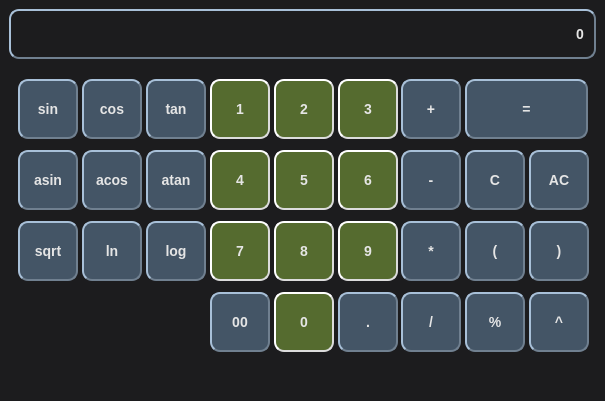
<?xml version="1.0" encoding="UTF-8"?>
<ui version="4.0">
 <class>View</class>
 <widget class="QMainWindow" name="View">
  <property name="geometry">
   <rect>
    <x>0</x>
    <y>0</y>
    <width>605</width>
    <height>401</height>
   </rect>
  </property>
  <property name="sizePolicy">
   <sizepolicy hsizetype="Fixed" vsizetype="Fixed">
    <horstretch>0</horstretch>
    <verstretch>0</verstretch>
   </sizepolicy>
  </property>
  <property name="minimumSize">
   <size>
    <width>600</width>
    <height>400</height>
   </size>
  </property>
  <property name="maximumSize">
   <size>
    <width>684</width>
    <height>412</height>
   </size>
  </property>
  <property name="windowTitle">
   <string>View</string>
  </property>
  <property name="styleSheet">
   <string notr="true">* {
	background-color: #1c1c1e; /* Темно-серый, ближе к черному */
	color: #e5e5e5; /* Светло-серый для текста */
	font-family: 'Open Sans';
}

QPushButton {
	background-color: #445566; /* Глубокий сине-серый */
    border-style: outset;
    border-width: 2px;
    border-radius: 10px;
    border-color: #708090; /* Стальной серый */
    font: bold 14px;
    padding: 6px;
}
QPushButton:hover {
	background-color: #567890; /* Насыщенный синий при наведении */
    border-style: inset;
}
QPushButton:pressed {
	background-color: #2a3b4c; /* Более темный синий при нажатии */
    border-style: inset;
}

QLineEdit{
	border-style: outset;
    border-width: 2px;
    border-radius: 10px;
    border-color: #708090; /* Стальной серый */
    font: bold 14px;
    padding: 6px;
}

#button_0, #button_1, #button_2, #button_3, #button_4, 
#button_5, #button_6, #button_7, #button_8, #button_9 {
    background-color: #556b2f; /* Темно-оливковый зеленый */
    border-style: outset;
    border-width: 2px;
    border-radius: 10px;
    border-color: #dcdcdc; /* Светло-серый */
    font: bold 14px;
    padding: 6px;
}

#button_0:hover, #button_1:hover, #button_2:hover, #button_3:hover, #button_4:hover, #button_5:hover, #button_6:hover, #button_7:hover, #button_8:hover, #button_9:hover {
    background-color: #6b8e23; /* Более яркий оливковый зеленый при наведении */
    border-style: inset;
}

#button_0:pressed, #button_1:pressed, #button_2:pressed, #button_3:pressed, #button_4:pressed, #button_5:pressed, #button_6:pressed, #button_7:pressed, #button_8:pressed, #button_9:pressed {
    background-color: #3b4b1e; /* Темно-зеленый при нажатии */
    border-style: inset;
}
</string>
  </property>
  <widget class="QWidget" name="centralwidget">
   <layout class="QVBoxLayout" name="verticalLayout">
    <item>
     <widget class="QLineEdit" name="input">
      <property name="sizePolicy">
       <sizepolicy hsizetype="MinimumExpanding" vsizetype="Fixed">
        <horstretch>0</horstretch>
        <verstretch>0</verstretch>
       </sizepolicy>
      </property>
      <property name="minimumSize">
       <size>
        <width>500</width>
        <height>50</height>
       </size>
      </property>
      <property name="maximumSize">
       <size>
        <width>16777215</width>
        <height>50</height>
       </size>
      </property>
      <property name="styleSheet">
       <string notr="true"/>
      </property>
      <property name="text">
       <string>0</string>
      </property>
      <property name="maxLength">
       <number>255</number>
      </property>
      <property name="alignment">
       <set>Qt::AlignRight|Qt::AlignTrailing|Qt::AlignVCenter</set>
      </property>
     </widget>
    </item>
    <item>
     <widget class="QFrame" name="frame">
      <property name="sizePolicy">
       <sizepolicy hsizetype="Preferred" vsizetype="Preferred">
        <horstretch>0</horstretch>
        <verstretch>0</verstretch>
       </sizepolicy>
      </property>
      <property name="styleSheet">
       <string notr="true"/>
      </property>
      <layout class="QGridLayout" name="gridLayout">
       <item row="0" column="11">
        <widget class="QPushButton" name="button_equal">
         <property name="sizePolicy">
          <sizepolicy hsizetype="Fixed" vsizetype="Fixed">
           <horstretch>0</horstretch>
           <verstretch>0</verstretch>
          </sizepolicy>
         </property>
         <property name="minimumSize">
          <size>
           <width>123</width>
           <height>60</height>
          </size>
         </property>
         <property name="maximumSize">
          <size>
           <width>123</width>
           <height>60</height>
          </size>
         </property>
         <property name="styleSheet">
          <string notr="true"/>
         </property>
         <property name="text">
          <string>=</string>
         </property>
        </widget>
       </item>
       <item row="2" column="5">
        <widget class="QPushButton" name="button_log">
         <property name="sizePolicy">
          <sizepolicy hsizetype="Fixed" vsizetype="Fixed">
           <horstretch>0</horstretch>
           <verstretch>0</verstretch>
          </sizepolicy>
         </property>
         <property name="minimumSize">
          <size>
           <width>60</width>
           <height>60</height>
          </size>
         </property>
         <property name="maximumSize">
          <size>
           <width>60</width>
           <height>60</height>
          </size>
         </property>
         <property name="styleSheet">
          <string notr="true"/>
         </property>
         <property name="text">
          <string>log</string>
         </property>
         <attribute name="buttonGroup">
          <string notr="true">input_buttons</string>
         </attribute>
        </widget>
       </item>
       <item row="0" column="6">
        <widget class="QPushButton" name="button_1">
         <property name="sizePolicy">
          <sizepolicy hsizetype="Fixed" vsizetype="Fixed">
           <horstretch>0</horstretch>
           <verstretch>0</verstretch>
          </sizepolicy>
         </property>
         <property name="minimumSize">
          <size>
           <width>60</width>
           <height>60</height>
          </size>
         </property>
         <property name="maximumSize">
          <size>
           <width>60</width>
           <height>60</height>
          </size>
         </property>
         <property name="styleSheet">
          <string notr="true"/>
         </property>
         <property name="text">
          <string>1</string>
         </property>
         <attribute name="buttonGroup">
          <string notr="true">input_buttons</string>
         </attribute>
        </widget>
       </item>
       <item row="1" column="3">
        <widget class="QPushButton" name="button_asin">
         <property name="sizePolicy">
          <sizepolicy hsizetype="Fixed" vsizetype="Fixed">
           <horstretch>0</horstretch>
           <verstretch>0</verstretch>
          </sizepolicy>
         </property>
         <property name="minimumSize">
          <size>
           <width>60</width>
           <height>60</height>
          </size>
         </property>
         <property name="maximumSize">
          <size>
           <width>60</width>
           <height>60</height>
          </size>
         </property>
         <property name="styleSheet">
          <string notr="true"/>
         </property>
         <property name="text">
          <string>asin</string>
         </property>
         <attribute name="buttonGroup">
          <string notr="true">input_buttons</string>
         </attribute>
        </widget>
       </item>
       <item row="0" column="7">
        <widget class="QPushButton" name="button_2">
         <property name="sizePolicy">
          <sizepolicy hsizetype="Fixed" vsizetype="Fixed">
           <horstretch>0</horstretch>
           <verstretch>0</verstretch>
          </sizepolicy>
         </property>
         <property name="minimumSize">
          <size>
           <width>60</width>
           <height>60</height>
          </size>
         </property>
         <property name="maximumSize">
          <size>
           <width>60</width>
           <height>60</height>
          </size>
         </property>
         <property name="styleSheet">
          <string notr="true"/>
         </property>
         <property name="text">
          <string>2</string>
         </property>
         <attribute name="buttonGroup">
          <string notr="true">input_buttons</string>
         </attribute>
        </widget>
       </item>
       <item row="2" column="12">
        <widget class="QPushButton" name="button_rigth_bracket">
         <property name="sizePolicy">
          <sizepolicy hsizetype="Fixed" vsizetype="Fixed">
           <horstretch>0</horstretch>
           <verstretch>0</verstretch>
          </sizepolicy>
         </property>
         <property name="minimumSize">
          <size>
           <width>60</width>
           <height>60</height>
          </size>
         </property>
         <property name="maximumSize">
          <size>
           <width>60</width>
           <height>60</height>
          </size>
         </property>
         <property name="styleSheet">
          <string notr="true"/>
         </property>
         <property name="text">
          <string>)</string>
         </property>
         <attribute name="buttonGroup">
          <string notr="true">input_buttons</string>
         </attribute>
        </widget>
       </item>
       <item row="1" column="5">
        <widget class="QPushButton" name="button_atan">
         <property name="sizePolicy">
          <sizepolicy hsizetype="Fixed" vsizetype="Fixed">
           <horstretch>0</horstretch>
           <verstretch>0</verstretch>
          </sizepolicy>
         </property>
         <property name="minimumSize">
          <size>
           <width>60</width>
           <height>60</height>
          </size>
         </property>
         <property name="maximumSize">
          <size>
           <width>60</width>
           <height>60</height>
          </size>
         </property>
         <property name="styleSheet">
          <string notr="true"/>
         </property>
         <property name="text">
          <string>atan</string>
         </property>
         <attribute name="buttonGroup">
          <string notr="true">input_buttons</string>
         </attribute>
        </widget>
       </item>
       <item row="1" column="8">
        <widget class="QPushButton" name="button_6">
         <property name="sizePolicy">
          <sizepolicy hsizetype="Fixed" vsizetype="Fixed">
           <horstretch>0</horstretch>
           <verstretch>0</verstretch>
          </sizepolicy>
         </property>
         <property name="minimumSize">
          <size>
           <width>60</width>
           <height>60</height>
          </size>
         </property>
         <property name="maximumSize">
          <size>
           <width>60</width>
           <height>60</height>
          </size>
         </property>
         <property name="styleSheet">
          <string notr="true"/>
         </property>
         <property name="text">
          <string>6</string>
         </property>
         <attribute name="buttonGroup">
          <string notr="true">input_buttons</string>
         </attribute>
        </widget>
       </item>
       <item row="0" column="10">
        <widget class="QPushButton" name="button_plus">
         <property name="sizePolicy">
          <sizepolicy hsizetype="Fixed" vsizetype="Fixed">
           <horstretch>0</horstretch>
           <verstretch>0</verstretch>
          </sizepolicy>
         </property>
         <property name="minimumSize">
          <size>
           <width>60</width>
           <height>60</height>
          </size>
         </property>
         <property name="maximumSize">
          <size>
           <width>60</width>
           <height>60</height>
          </size>
         </property>
         <property name="styleSheet">
          <string notr="true"/>
         </property>
         <property name="text">
          <string>+</string>
         </property>
         <attribute name="buttonGroup">
          <string notr="true">input_buttons</string>
         </attribute>
        </widget>
       </item>
       <item row="1" column="6">
        <widget class="QPushButton" name="button_4">
         <property name="sizePolicy">
          <sizepolicy hsizetype="Fixed" vsizetype="Fixed">
           <horstretch>0</horstretch>
           <verstretch>0</verstretch>
          </sizepolicy>
         </property>
         <property name="minimumSize">
          <size>
           <width>60</width>
           <height>60</height>
          </size>
         </property>
         <property name="maximumSize">
          <size>
           <width>60</width>
           <height>60</height>
          </size>
         </property>
         <property name="styleSheet">
          <string notr="true"/>
         </property>
         <property name="text">
          <string>4</string>
         </property>
         <attribute name="buttonGroup">
          <string notr="true">input_buttons</string>
         </attribute>
        </widget>
       </item>
       <item row="1" column="12">
        <widget class="QPushButton" name="button_ac">
         <property name="sizePolicy">
          <sizepolicy hsizetype="Fixed" vsizetype="Fixed">
           <horstretch>0</horstretch>
           <verstretch>0</verstretch>
          </sizepolicy>
         </property>
         <property name="minimumSize">
          <size>
           <width>60</width>
           <height>60</height>
          </size>
         </property>
         <property name="maximumSize">
          <size>
           <width>60</width>
           <height>60</height>
          </size>
         </property>
         <property name="styleSheet">
          <string notr="true"/>
         </property>
         <property name="text">
          <string>AC</string>
         </property>
        </widget>
       </item>
       <item row="2" column="10">
        <widget class="QPushButton" name="button_mult">
         <property name="sizePolicy">
          <sizepolicy hsizetype="Fixed" vsizetype="Fixed">
           <horstretch>0</horstretch>
           <verstretch>0</verstretch>
          </sizepolicy>
         </property>
         <property name="minimumSize">
          <size>
           <width>60</width>
           <height>60</height>
          </size>
         </property>
         <property name="maximumSize">
          <size>
           <width>60</width>
           <height>60</height>
          </size>
         </property>
         <property name="styleSheet">
          <string notr="true"/>
         </property>
         <property name="text">
          <string>*</string>
         </property>
         <attribute name="buttonGroup">
          <string notr="true">input_buttons</string>
         </attribute>
        </widget>
       </item>
       <item row="3" column="6">
        <widget class="QPushButton" name="button_00">
         <property name="sizePolicy">
          <sizepolicy hsizetype="Fixed" vsizetype="Fixed">
           <horstretch>0</horstretch>
           <verstretch>0</verstretch>
          </sizepolicy>
         </property>
         <property name="minimumSize">
          <size>
           <width>60</width>
           <height>60</height>
          </size>
         </property>
         <property name="maximumSize">
          <size>
           <width>60</width>
           <height>60</height>
          </size>
         </property>
         <property name="styleSheet">
          <string notr="true"/>
         </property>
         <property name="text">
          <string>00</string>
         </property>
         <attribute name="buttonGroup">
          <string notr="true">input_buttons</string>
         </attribute>
        </widget>
       </item>
       <item row="0" column="8">
        <widget class="QPushButton" name="button_3">
         <property name="sizePolicy">
          <sizepolicy hsizetype="Fixed" vsizetype="Fixed">
           <horstretch>0</horstretch>
           <verstretch>0</verstretch>
          </sizepolicy>
         </property>
         <property name="minimumSize">
          <size>
           <width>60</width>
           <height>60</height>
          </size>
         </property>
         <property name="maximumSize">
          <size>
           <width>60</width>
           <height>60</height>
          </size>
         </property>
         <property name="styleSheet">
          <string notr="true"/>
         </property>
         <property name="text">
          <string>3</string>
         </property>
         <attribute name="buttonGroup">
          <string notr="true">input_buttons</string>
         </attribute>
        </widget>
       </item>
       <item row="3" column="10">
        <widget class="QPushButton" name="button_div">
         <property name="sizePolicy">
          <sizepolicy hsizetype="Fixed" vsizetype="Fixed">
           <horstretch>0</horstretch>
           <verstretch>0</verstretch>
          </sizepolicy>
         </property>
         <property name="minimumSize">
          <size>
           <width>60</width>
           <height>60</height>
          </size>
         </property>
         <property name="maximumSize">
          <size>
           <width>60</width>
           <height>60</height>
          </size>
         </property>
         <property name="styleSheet">
          <string notr="true"/>
         </property>
         <property name="text">
          <string>/</string>
         </property>
         <attribute name="buttonGroup">
          <string notr="true">input_buttons</string>
         </attribute>
        </widget>
       </item>
       <item row="3" column="7">
        <widget class="QPushButton" name="button_0">
         <property name="sizePolicy">
          <sizepolicy hsizetype="Fixed" vsizetype="Fixed">
           <horstretch>0</horstretch>
           <verstretch>0</verstretch>
          </sizepolicy>
         </property>
         <property name="minimumSize">
          <size>
           <width>60</width>
           <height>60</height>
          </size>
         </property>
         <property name="maximumSize">
          <size>
           <width>60</width>
           <height>60</height>
          </size>
         </property>
         <property name="styleSheet">
          <string notr="true"/>
         </property>
         <property name="text">
          <string>0</string>
         </property>
         <attribute name="buttonGroup">
          <string notr="true">input_buttons</string>
         </attribute>
        </widget>
       </item>
       <item row="3" column="12">
        <widget class="QPushButton" name="button_pow">
         <property name="sizePolicy">
          <sizepolicy hsizetype="Fixed" vsizetype="Fixed">
           <horstretch>0</horstretch>
           <verstretch>0</verstretch>
          </sizepolicy>
         </property>
         <property name="minimumSize">
          <size>
           <width>60</width>
           <height>60</height>
          </size>
         </property>
         <property name="maximumSize">
          <size>
           <width>60</width>
           <height>60</height>
          </size>
         </property>
         <property name="styleSheet">
          <string notr="true"/>
         </property>
         <property name="text">
          <string>^</string>
         </property>
         <attribute name="buttonGroup">
          <string notr="true">input_buttons</string>
         </attribute>
        </widget>
       </item>
       <item row="2" column="4">
        <widget class="QPushButton" name="button_ln">
         <property name="sizePolicy">
          <sizepolicy hsizetype="Fixed" vsizetype="Fixed">
           <horstretch>0</horstretch>
           <verstretch>0</verstretch>
          </sizepolicy>
         </property>
         <property name="minimumSize">
          <size>
           <width>60</width>
           <height>60</height>
          </size>
         </property>
         <property name="maximumSize">
          <size>
           <width>60</width>
           <height>60</height>
          </size>
         </property>
         <property name="styleSheet">
          <string notr="true"/>
         </property>
         <property name="text">
          <string>ln</string>
         </property>
         <attribute name="buttonGroup">
          <string notr="true">input_buttons</string>
         </attribute>
        </widget>
       </item>
       <item row="0" column="3">
        <widget class="QPushButton" name="button_sin">
         <property name="sizePolicy">
          <sizepolicy hsizetype="Fixed" vsizetype="Fixed">
           <horstretch>0</horstretch>
           <verstretch>0</verstretch>
          </sizepolicy>
         </property>
         <property name="minimumSize">
          <size>
           <width>60</width>
           <height>60</height>
          </size>
         </property>
         <property name="maximumSize">
          <size>
           <width>60</width>
           <height>60</height>
          </size>
         </property>
         <property name="styleSheet">
          <string notr="true"/>
         </property>
         <property name="text">
          <string>sin</string>
         </property>
         <attribute name="buttonGroup">
          <string notr="true">input_buttons</string>
         </attribute>
        </widget>
       </item>
       <item row="2" column="8">
        <widget class="QPushButton" name="button_9">
         <property name="sizePolicy">
          <sizepolicy hsizetype="Fixed" vsizetype="Fixed">
           <horstretch>0</horstretch>
           <verstretch>0</verstretch>
          </sizepolicy>
         </property>
         <property name="minimumSize">
          <size>
           <width>60</width>
           <height>60</height>
          </size>
         </property>
         <property name="maximumSize">
          <size>
           <width>60</width>
           <height>60</height>
          </size>
         </property>
         <property name="styleSheet">
          <string notr="true"/>
         </property>
         <property name="text">
          <string>9</string>
         </property>
         <attribute name="buttonGroup">
          <string notr="true">input_buttons</string>
         </attribute>
        </widget>
       </item>
       <item row="2" column="11">
        <widget class="QPushButton" name="button_left_bracket">
         <property name="sizePolicy">
          <sizepolicy hsizetype="Fixed" vsizetype="Fixed">
           <horstretch>0</horstretch>
           <verstretch>0</verstretch>
          </sizepolicy>
         </property>
         <property name="minimumSize">
          <size>
           <width>60</width>
           <height>60</height>
          </size>
         </property>
         <property name="maximumSize">
          <size>
           <width>60</width>
           <height>60</height>
          </size>
         </property>
         <property name="styleSheet">
          <string notr="true"/>
         </property>
         <property name="text">
          <string>(</string>
         </property>
         <attribute name="buttonGroup">
          <string notr="true">input_buttons</string>
         </attribute>
        </widget>
       </item>
       <item row="2" column="7">
        <widget class="QPushButton" name="button_8">
         <property name="sizePolicy">
          <sizepolicy hsizetype="Fixed" vsizetype="Fixed">
           <horstretch>0</horstretch>
           <verstretch>0</verstretch>
          </sizepolicy>
         </property>
         <property name="minimumSize">
          <size>
           <width>60</width>
           <height>60</height>
          </size>
         </property>
         <property name="maximumSize">
          <size>
           <width>60</width>
           <height>60</height>
          </size>
         </property>
         <property name="styleSheet">
          <string notr="true"/>
         </property>
         <property name="text">
          <string>8</string>
         </property>
         <attribute name="buttonGroup">
          <string notr="true">input_buttons</string>
         </attribute>
        </widget>
       </item>
       <item row="0" column="4">
        <widget class="QPushButton" name="button_cos">
         <property name="sizePolicy">
          <sizepolicy hsizetype="Fixed" vsizetype="Fixed">
           <horstretch>0</horstretch>
           <verstretch>0</verstretch>
          </sizepolicy>
         </property>
         <property name="minimumSize">
          <size>
           <width>60</width>
           <height>60</height>
          </size>
         </property>
         <property name="maximumSize">
          <size>
           <width>60</width>
           <height>60</height>
          </size>
         </property>
         <property name="styleSheet">
          <string notr="true"/>
         </property>
         <property name="text">
          <string>cos</string>
         </property>
         <attribute name="buttonGroup">
          <string notr="true">input_buttons</string>
         </attribute>
        </widget>
       </item>
       <item row="0" column="5">
        <widget class="QPushButton" name="button_tan">
         <property name="sizePolicy">
          <sizepolicy hsizetype="Fixed" vsizetype="Fixed">
           <horstretch>0</horstretch>
           <verstretch>0</verstretch>
          </sizepolicy>
         </property>
         <property name="minimumSize">
          <size>
           <width>60</width>
           <height>60</height>
          </size>
         </property>
         <property name="maximumSize">
          <size>
           <width>60</width>
           <height>60</height>
          </size>
         </property>
         <property name="styleSheet">
          <string notr="true"/>
         </property>
         <property name="text">
          <string>tan</string>
         </property>
         <attribute name="buttonGroup">
          <string notr="true">input_buttons</string>
         </attribute>
        </widget>
       </item>
       <item row="1" column="10">
        <widget class="QPushButton" name="button_minus">
         <property name="sizePolicy">
          <sizepolicy hsizetype="Fixed" vsizetype="Fixed">
           <horstretch>0</horstretch>
           <verstretch>0</verstretch>
          </sizepolicy>
         </property>
         <property name="minimumSize">
          <size>
           <width>60</width>
           <height>60</height>
          </size>
         </property>
         <property name="maximumSize">
          <size>
           <width>60</width>
           <height>60</height>
          </size>
         </property>
         <property name="styleSheet">
          <string notr="true"/>
         </property>
         <property name="text">
          <string>-</string>
         </property>
         <attribute name="buttonGroup">
          <string notr="true">input_buttons</string>
         </attribute>
        </widget>
       </item>
       <item row="1" column="11">
        <widget class="QPushButton" name="button_c">
         <property name="sizePolicy">
          <sizepolicy hsizetype="Fixed" vsizetype="Fixed">
           <horstretch>0</horstretch>
           <verstretch>0</verstretch>
          </sizepolicy>
         </property>
         <property name="minimumSize">
          <size>
           <width>60</width>
           <height>60</height>
          </size>
         </property>
         <property name="maximumSize">
          <size>
           <width>60</width>
           <height>60</height>
          </size>
         </property>
         <property name="styleSheet">
          <string notr="true"/>
         </property>
         <property name="text">
          <string>C</string>
         </property>
        </widget>
       </item>
       <item row="1" column="4">
        <widget class="QPushButton" name="button_acos">
         <property name="sizePolicy">
          <sizepolicy hsizetype="Fixed" vsizetype="Fixed">
           <horstretch>0</horstretch>
           <verstretch>0</verstretch>
          </sizepolicy>
         </property>
         <property name="minimumSize">
          <size>
           <width>60</width>
           <height>60</height>
          </size>
         </property>
         <property name="maximumSize">
          <size>
           <width>60</width>
           <height>60</height>
          </size>
         </property>
         <property name="styleSheet">
          <string notr="true"/>
         </property>
         <property name="text">
          <string>acos</string>
         </property>
         <attribute name="buttonGroup">
          <string notr="true">input_buttons</string>
         </attribute>
        </widget>
       </item>
       <item row="2" column="6">
        <widget class="QPushButton" name="button_7">
         <property name="sizePolicy">
          <sizepolicy hsizetype="Fixed" vsizetype="Fixed">
           <horstretch>0</horstretch>
           <verstretch>0</verstretch>
          </sizepolicy>
         </property>
         <property name="minimumSize">
          <size>
           <width>60</width>
           <height>60</height>
          </size>
         </property>
         <property name="maximumSize">
          <size>
           <width>60</width>
           <height>60</height>
          </size>
         </property>
         <property name="styleSheet">
          <string notr="true"/>
         </property>
         <property name="text">
          <string>7</string>
         </property>
         <attribute name="buttonGroup">
          <string notr="true">input_buttons</string>
         </attribute>
        </widget>
       </item>
       <item row="2" column="3">
        <widget class="QPushButton" name="button_sqrt">
         <property name="sizePolicy">
          <sizepolicy hsizetype="Fixed" vsizetype="Fixed">
           <horstretch>0</horstretch>
           <verstretch>0</verstretch>
          </sizepolicy>
         </property>
         <property name="minimumSize">
          <size>
           <width>60</width>
           <height>60</height>
          </size>
         </property>
         <property name="maximumSize">
          <size>
           <width>60</width>
           <height>60</height>
          </size>
         </property>
         <property name="styleSheet">
          <string notr="true"/>
         </property>
         <property name="text">
          <string>sqrt</string>
         </property>
         <attribute name="buttonGroup">
          <string notr="true">input_buttons</string>
         </attribute>
        </widget>
       </item>
       <item row="3" column="8">
        <widget class="QPushButton" name="button_dot">
         <property name="sizePolicy">
          <sizepolicy hsizetype="Fixed" vsizetype="Fixed">
           <horstretch>0</horstretch>
           <verstretch>0</verstretch>
          </sizepolicy>
         </property>
         <property name="minimumSize">
          <size>
           <width>60</width>
           <height>60</height>
          </size>
         </property>
         <property name="maximumSize">
          <size>
           <width>60</width>
           <height>60</height>
          </size>
         </property>
         <property name="styleSheet">
          <string notr="true"/>
         </property>
         <property name="text">
          <string>.</string>
         </property>
         <attribute name="buttonGroup">
          <string notr="true">input_buttons</string>
         </attribute>
        </widget>
       </item>
       <item row="3" column="11">
        <widget class="QPushButton" name="button_mod">
         <property name="sizePolicy">
          <sizepolicy hsizetype="Fixed" vsizetype="Fixed">
           <horstretch>0</horstretch>
           <verstretch>0</verstretch>
          </sizepolicy>
         </property>
         <property name="minimumSize">
          <size>
           <width>60</width>
           <height>60</height>
          </size>
         </property>
         <property name="maximumSize">
          <size>
           <width>60</width>
           <height>60</height>
          </size>
         </property>
         <property name="styleSheet">
          <string notr="true"/>
         </property>
         <property name="text">
          <string>%</string>
         </property>
         <attribute name="buttonGroup">
          <string notr="true">input_buttons</string>
         </attribute>
        </widget>
       </item>
       <item row="1" column="7">
        <widget class="QPushButton" name="button_5">
         <property name="sizePolicy">
          <sizepolicy hsizetype="Fixed" vsizetype="Fixed">
           <horstretch>0</horstretch>
           <verstretch>0</verstretch>
          </sizepolicy>
         </property>
         <property name="minimumSize">
          <size>
           <width>60</width>
           <height>60</height>
          </size>
         </property>
         <property name="maximumSize">
          <size>
           <width>60</width>
           <height>60</height>
          </size>
         </property>
         <property name="styleSheet">
          <string notr="true"/>
         </property>
         <property name="text">
          <string>5</string>
         </property>
         <attribute name="buttonGroup">
          <string notr="true">input_buttons</string>
         </attribute>
        </widget>
       </item>
      </layout>
     </widget>
    </item>
   </layout>
  </widget>
  <widget class="QMenuBar" name="menubar">
   <property name="geometry">
    <rect>
     <x>0</x>
     <y>0</y>
     <width>605</width>
     <height>31</height>
    </rect>
   </property>
  </widget>
  <widget class="QStatusBar" name="statusbar"/>
 </widget>
 <resources/>
 <connections/>
 <buttongroups>
  <buttongroup name="input_buttons"/>
 </buttongroups>
</ui>
